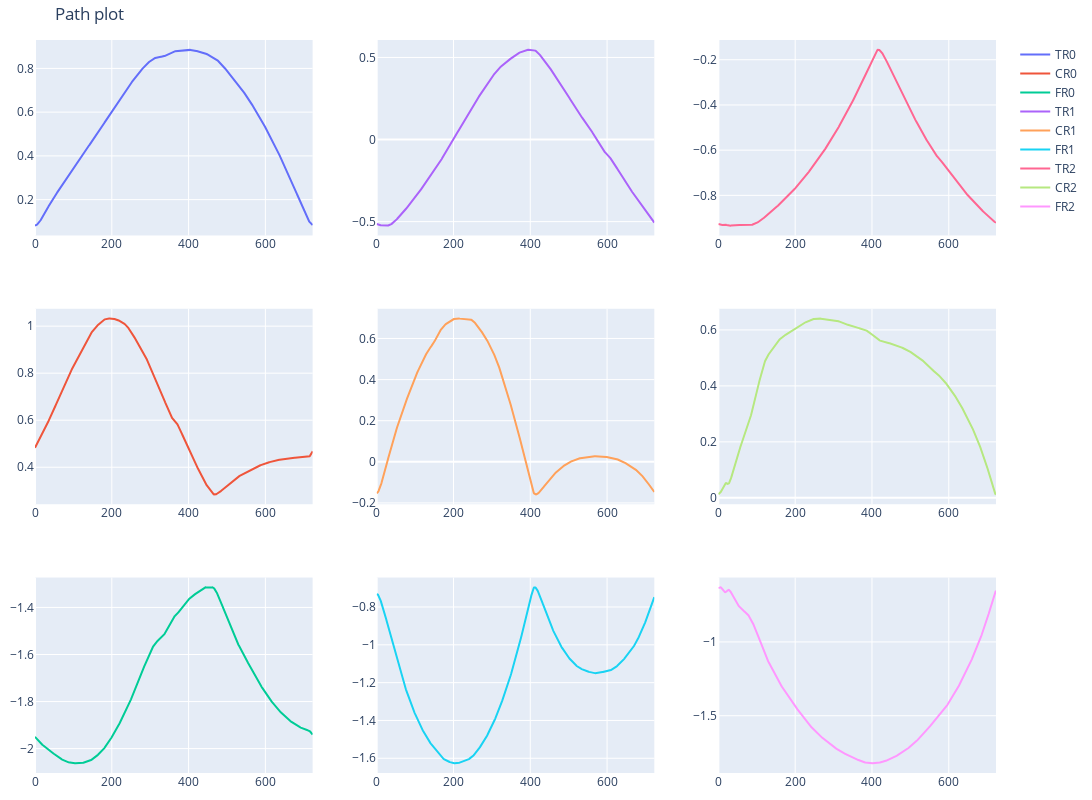

This figure's notebook cell:
### Code cell
fig = go.Figure()
fig = make_subplots(rows=3, cols=3, shared_xaxes=False)
fig.update_layout(height=800, width=1100, title="Path plot")
fig.update_layout(margin=dict(l=10, r=10, t=40, b=10))  # Reduce margins

fig.add_trace(go.Scatter( y=leg_0_df['TR0'], mode='lines', name=f'TR0'), row=1, col=1)
fig.add_trace(go.Scatter( y=leg_0_df['CR0'], mode='lines', name=f'CR0'), row=2, col=1)
fig.add_trace(go.Scatter( y=leg_0_df['FR0'], mode='lines', name=f'FR0'), row=3, col=1)

fig.add_trace(go.Scatter( y=leg_1_df['TR1'], mode='lines', name=f'TR1'), row=1, col=2)
fig.add_trace(go.Scatter( y=leg_1_df['CR1'], mode='lines', name=f'CR1'), row=2, col=2)
fig.add_trace(go.Scatter( y=leg_1_df['FR1'], mode='lines', name=f'FR1'), row=3, col=2)

fig.add_trace(go.Scatter( y=leg_2_df['TR2'], mode='lines', name=f'TR2'), row=1, col=3)
fig.add_trace(go.Scatter( y=leg_2_df['CR2'], mode='lines', name=f'CR2'), row=2, col=3)
fig.add_trace(go.Scatter( y=leg_2_df['FR2'], mode='lines', name=f'FR2'), row=3, col=3)

### Figure 1 — Plotly figure (JSON) as saved in the notebook; plotly's stock layout.template omitted (floating-point values rounded to 4 significant figures; data arrays with more than 128 entries replaced by an {"elided": "..."} marker saying what was removed)
{"data": [{"mode": "lines", "name": "TR0", "type": "scatter", "xaxis": "x", "y": {"elided": "724 float values"}, "yaxis": "y"}, {"mode": "lines", "name": "CR0", "type": "scatter", "xaxis": "x4", "y": {"elided": "724 float values"}, "yaxis": "y4"}, {"mode": "lines", "name": "FR0", "type": "scatter", "xaxis": "x7", "y": {"elided": "724 float values"}, "yaxis": "y7"}, {"mode": "lines", "name": "TR1", "type": "scatter", "xaxis": "x2", "y": {"elided": "724 float values"}, "yaxis": "y2"}, {"mode": "lines", "name": "CR1", "type": "scatter", "xaxis": "x5", "y": {"elided": "724 float values"}, "yaxis": "y5"}, {"mode": "lines", "name": "FR1", "type": "scatter", "xaxis": "x8", "y": {"elided": "724 float values"}, "yaxis": "y8"}, {"mode": "lines", "name": "TR2", "type": "scatter", "xaxis": "x3", "y": {"elided": "724 float values"}, "yaxis": "y3"}, {"mode": "lines", "name": "CR2", "type": "scatter", "xaxis": "x6", "y": {"elided": "724 float values"}, "yaxis": "y6"}, {"mode": "lines", "name": "FR2", "type": "scatter", "xaxis": "x9", "y": {"elided": "724 float values"}, "yaxis": "y9"}], "layout": {"height": 800, "margin": {"b": 10, "l": 10, "r": 10, "t": 40}, "title": {"text": "Path plot"}, "width": 1100, "xaxis": {"anchor": "y", "domain": [0, 0.2889]}, "xaxis2": {"anchor": "y2", "domain": [0.3556, 0.6444]}, "xaxis3": {"anchor": "y3", "domain": [0.7111, 1]}, "xaxis4": {"anchor": "y4", "domain": [0, 0.2889]}, "xaxis5": {"anchor": "y5", "domain": [0.3556, 0.6444]}, "xaxis6": {"anchor": "y6", "domain": [0.7111, 1]}, "xaxis7": {"anchor": "y7", "domain": [0, 0.2889]}, "xaxis8": {"anchor": "y8", "domain": [0.3556, 0.6444]}, "xaxis9": {"anchor": "y9", "domain": [0.7111, 1]}, "yaxis": {"anchor": "x", "domain": [0.7333, 1]}, "yaxis2": {"anchor": "x2", "domain": [0.7333, 1]}, "yaxis3": {"anchor": "x3", "domain": [0.7333, 1]}, "yaxis4": {"anchor": "x4", "domain": [0.3667, 0.6333]}, "yaxis5": {"anchor": "x5", "domain": [0.3667, 0.6333]}, "yaxis6": {"anchor": "x6", "domain": [0.3667, 0.6333]}, "yaxis7": {"anchor": "x7", "domain": [0, 0.2667]}, "yaxis8": {"anchor": "x8", "domain": [0, 0.2667]}, "yaxis9": {"anchor": "x9", "domain": [0, 0.2667]}}}
